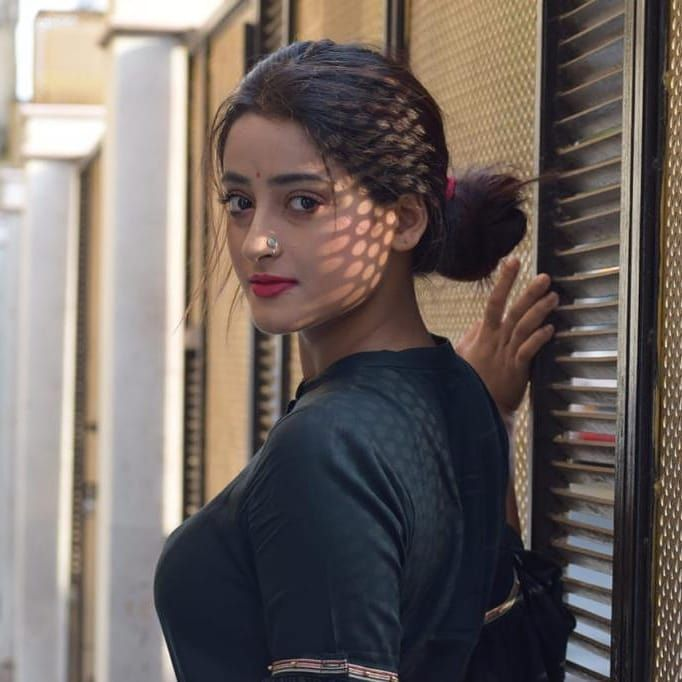
#> input picture resources/test.jpg, 682 x 682 px
$ python opencv_image_resize.py
#> lines starting #> are read from the running program, lines starting #| are printed output that depends on the picture
import cv2 as cv
import numpy as np

image = cv.imread('resources/test.jpg')
#> image is the input picture: shape (682, 682, 3); mean B, G, R 97.3, 101.5, 110.9
cv.imshow('Original Image', image)

# downscale the image using new width and height
down_height = 300
down_width = 200
down_points = (down_width, down_height)
resized_down = cv.resize(image, down_points, interpolation=cv.INTER_LINEAR)
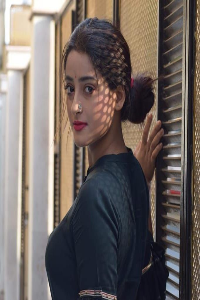
#> resized_down: shape (300, 200, 3); mean B, G, R 97.2, 101.4, 110.8

# upscale the image to new width and height
up_width = 600
up_height = 400
up_points = (up_width, up_height)
resized_up = cv.resize(image, up_points, interpolation=cv.INTER_LINEAR)
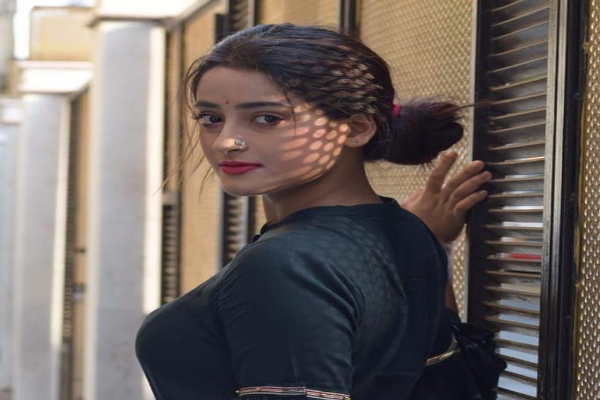
#> resized_up: shape (400, 600, 3); mean B, G, R 97.2, 101.4, 110.8

cv.imshow('Resized down by defining height and width', resized_down)
cv.waitKey()
cv.imshow('Resized up by defining height and width', resized_up)
cv.waitKey()


# Scaling Up the image 1.2 times by specifying both scaling factors
scale_up_x = 1.2
scale_up_y = 1.2
# Scaling Down the image 0.6 times specifying a single scale factor.
scale_down = 0.6

scaled_f_down = cv.resize(image, None, fx=scale_down,
                          fy=scale_down, interpolation=cv.INTER_LINEAR)
scaled_f_up = cv.resize(image, None, fx=scale_up_x,
                        fy=scale_up_y, interpolation=cv.INTER_LINEAR)

cv.imshow('Resized by Scale', scaled_f_down)
cv.waitKey()
cv.imshow('Resized by UpScale', scaled_f_up)
cv.waitKey()

cv.destroyAllWindows()

$ run again, with resources/wood.jpg copied over resources/test.jpg
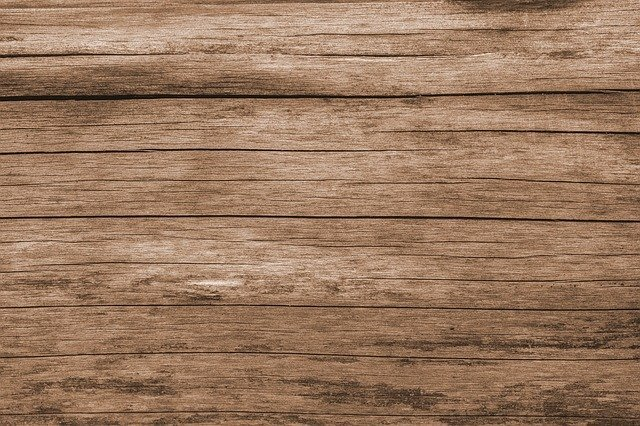
#> input picture resources/wood.jpg, 640 x 426 px
#> image is the input picture: shape (426, 640, 3); mean B, G, R 95, 120.4, 153.9
#> `resized_down = cv.resize(image, down_points, interpolation=cv.INTER_LI..`:
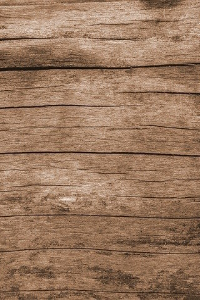
#> resized_down: shape (300, 200, 3); mean B, G, R 95, 120.3, 153.9
#> `scaled_f_down = cv.resize(image, None, fx=scale_down, fy=scale_down, i..`:
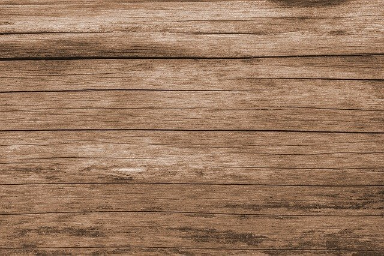
#> scaled_f_down: shape (256, 384, 3); mean B, G, R 94.9, 120.2, 153.7

$ run again, with resources/image.webp saved as resources/test.jpg
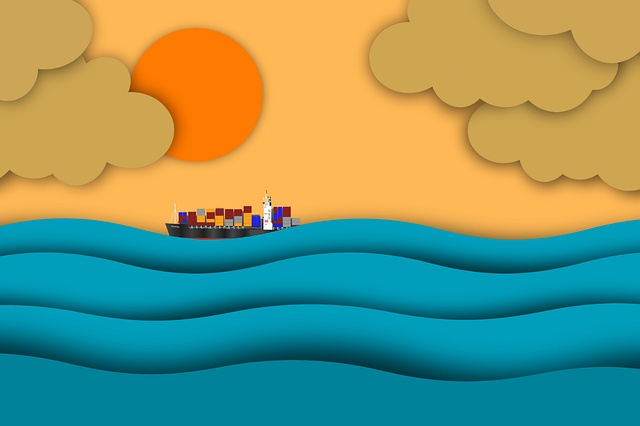
#> input picture resources/image.webp, 640 x 426 px
#> image is the input picture: shape (426, 640, 3); mean B, G, R 113.6, 150, 120.8
#> `resized_down = cv.resize(image, down_points, interpolation=cv.INTER_LI..`:
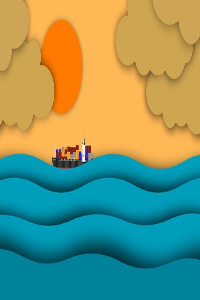
#> resized_down: shape (300, 200, 3); mean B, G, R 113.6, 150, 120.8
